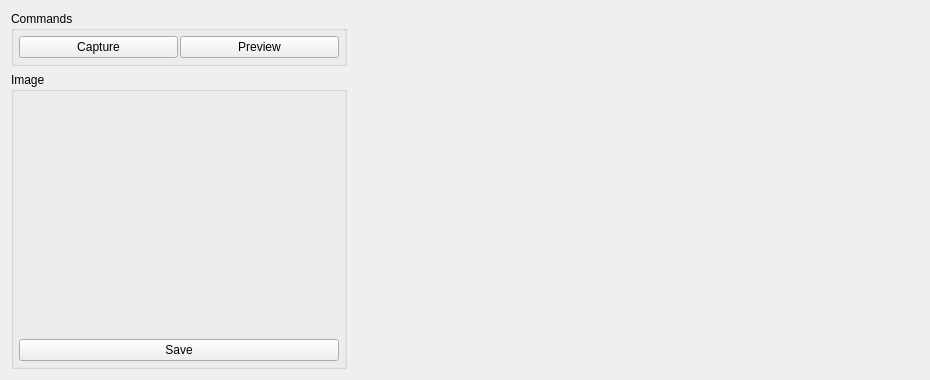
            <widget class="QWidget" name="tabCamera">
             <attribute name="title">
              <string>Camera</string>
             </attribute>
             <layout class="QGridLayout" name="gridLayout_9">
              <item row="0" column="0">
               <layout class="QVBoxLayout" name="verticalLayout_17">
                <item>
                 <widget class="QGroupBox" name="groupBox_5">
                  <property name="title">
                   <string>Commands</string>
                  </property>
                  <layout class="QHBoxLayout" name="horizontalLayout_21">
                   <property name="spacing">
                    <number>2</number>
                   </property>
                   <property name="leftMargin">
                    <number>5</number>
                   </property>
                   <property name="topMargin">
                    <number>5</number>
                   </property>
                   <property name="rightMargin">
                    <number>5</number>
                   </property>
                   <property name="bottomMargin">
                    <number>5</number>
                   </property>
                   <item>
                    <widget class="QPushButton" name="camCaptureBut">
                     <property name="text">
                      <string>Capture</string>
                     </property>
                    </widget>
                   </item>
                   <item>
                    <widget class="QPushButton" name="camPreview">
                     <property name="text">
                      <string>Preview</string>
                     </property>
                    </widget>
                   </item>
                  </layout>
                 </widget>
                </item>
                <item>
                 <widget class="QGroupBox" name="groupBox_6">
                  <property name="title">
                   <string>Image</string>
                  </property>
                  <layout class="QVBoxLayout" name="verticalLayout_20">
                   <property name="spacing">
                    <number>2</number>
                   </property>
                   <property name="leftMargin">
                    <number>5</number>
                   </property>
                   <property name="topMargin">
                    <number>5</number>
                   </property>
                   <property name="rightMargin">
                    <number>5</number>
                   </property>
                   <property name="bottomMargin">
                    <number>5</number>
                   </property>
                   <item>
                    <widget class="QLabel" name="camImage">
                     <property name="minimumSize">
                      <size>
                       <width>320</width>
                       <height>240</height>
                      </size>
                     </property>
                     <property name="maximumSize">
                      <size>
                       <width>320</width>
                       <height>240</height>
                      </size>
                     </property>
                     <property name="text">
                      <string/>
                     </property>
                    </widget>
                   </item>
                   <item>
                    <widget class="QPushButton" name="camImageSave">
                     <property name="text">
                      <string>Save</string>
                     </property>
                    </widget>
                   </item>
                  </layout>
                 </widget>
                </item>
               </layout>
              </item>
              <item row="0" column="2">
               <spacer name="horizontalSpacer_6">
                <property name="orientation">
                 <enum>Qt::Horizontal</enum>
                </property>
                <property name="sizeType">
                 <enum>QSizePolicy::MinimumExpanding</enum>
                </property>
                <property name="sizeHint" stdset="0">
                 <size>
                  <width>572</width>
                  <height>20</height>
                 </size>
                </property>
               </spacer>
              </item>
              <item row="1" column="0">
               <spacer name="verticalSpacer_20">
                <property name="orientation">
                 <enum>Qt::Vertical</enum>
                </property>
                <property name="sizeType">
                 <enum>QSizePolicy::MinimumExpanding</enum>
                </property>
                <property name="sizeHint" stdset="0">
                 <size>
                  <width>20</width>
                  <height>0</height>
                 </size>
                </property>
               </spacer>
              </item>
             </layout>
            </widget>
